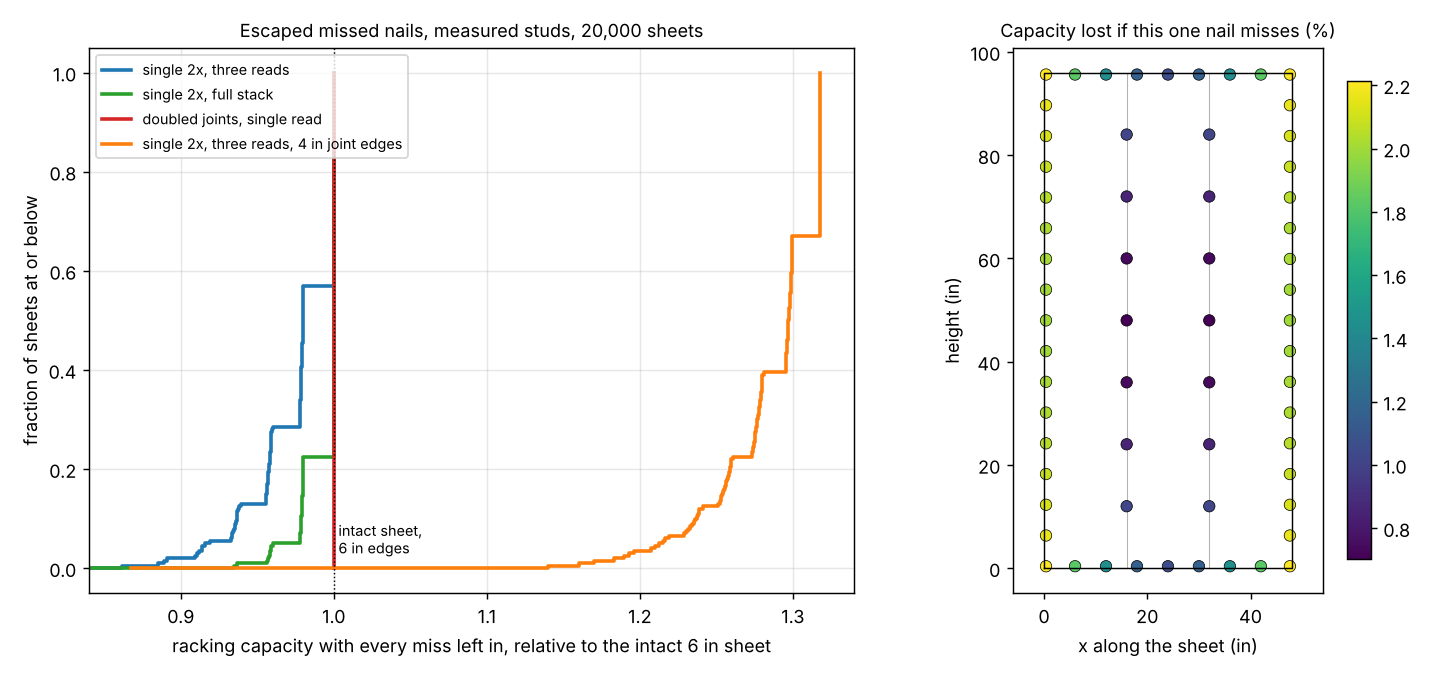

Generate this figure with Python:
"""Figure for milestone 14: python experiments/m14_escaped/figure.py (reads results.json)."""
import json
import os

import matplotlib
matplotlib.use("Agg")
import matplotlib.pyplot as plt  # noqa: E402
import numpy as np  # noqa: E402

HERE = os.path.dirname(os.path.abspath(__file__))
R = json.load(open(os.path.join(HERE, "results.json")))

fig, (a, b) = plt.subplots(1, 2, figsize=(11, 5.2), gridspec_kw={"width_ratios": [1.6, 1]})
Q = R["cap_quantiles"]
q = np.array(Q["q"]) / 100
for lab, col in (("single 2x, three reads", "C0"), ("single 2x, full stack", "C2"),
                 ("doubled joints, single read", "C3"), ("single 2x, three reads, 4 in joint edges", "C1")):
    a.plot(Q[lab], q, color=col, lw=2, label=lab, drawstyle="steps-post")
a.axvline(1.0, color="k", lw=0.8, ls=":")
a.text(1.003, 0.03, "intact sheet,\n6 in edges", fontsize=8)
a.set_xlabel("racking capacity with every miss left in, relative to the intact 6 in sheet")
a.set_ylabel("fraction of sheets at or below")
a.set_xlim(0.84, 1.34)
a.set_title("Escaped missed nails, measured studs, 20,000 sheets", fontsize=10)
a.legend(fontsize=8, loc="upper left")
a.grid(alpha=0.3)

xz = np.array(R["layout"]["xz_in"])
loss = np.array(R["layout"]["single_loss"]) * 100
sc = b.scatter(xz[:, 0], xz[:, 1], c=loss, cmap="viridis", s=40, edgecolors="k", linewidths=0.4)
b.plot([0, 48, 48, 0, 0], [0, 0, 96, 96, 0], "k-", lw=0.8)
for x in (16, 32):
    b.plot([x, x], [0, 96], color="0.7", lw=0.6, zorder=0)
b.set_aspect("equal")
b.set_xlim(-6, 54)
b.set_xlabel("x along the sheet (in)")
b.set_ylabel("height (in)")
b.set_title("Capacity lost if this one nail misses (%)", fontsize=10)
fig.colorbar(sc, ax=b, fraction=0.05)
fig.tight_layout()
fig.savefig(os.path.join(HERE, "figure.png"), dpi=130)
